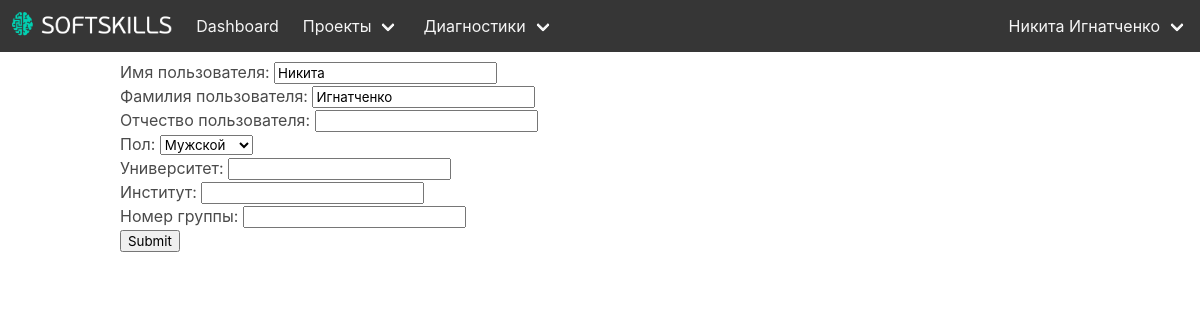
The page /person/ (signed in) on the database as committed earlier.
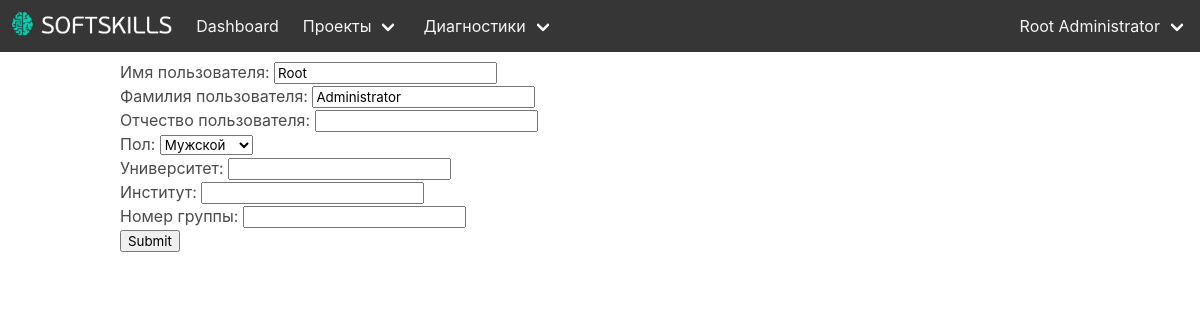
The same page on the database as committed later.
### apps/core/models.py (models this page shows, shortened)
class Person(models.Model):
    user = models.OneToOneField(User, on_delete=models.CASCADE, blank=True, null=True)
    first_name = models.CharField('Имя пользователя', max_length=32, blank=True, default='')
    last_name = models.CharField('Фамилия пользователя', max_length=32, blank=True, default='')
    second_name = models.CharField('Отчество пользователя', max_length=32, blank=True, default='')
    SEXES = (
        ('U', 'Не выбран'),
        ('F', 'Женский'),
        ('M', 'Мужской'),
    )
    sex = models.CharField("Пол", max_length=1, choices=SEXES, default='U')
    department = models.CharField('Институт', max_length=1024, blank=True, null=True)
    group_number = models.CharField('Номер группы', max_length=1024, blank=True, null=True)
    institute = models.CharField('Университет', max_length=1024, blank=True, null=True)
    class Meta:
        verbose_name = 'персона'
        verbose_name_plural = 'персоны'
    def get_person_projects(self):
        registrations = ProjectUserRegistration.objects.filter(person=self)
        projects = [r.project for r in registrations]
        return projects
    def is_full(self):
        return all([
            self.first_name != "",
            self.last_name != ""
        ])
    def __str__(self):
        if self.first_name and self.last_name:
            return ' '.join([str(self.first_name), str(self.last_name)])
        else:
            return str(self.user)

### apps/core/views.py (the view, shortened to what this page needs)
# urls.py: path('person/', login_required(PersonUpdate.as_view()), name="person_update"),
class PersonUpdate(UpdateView):
    model = Person
    success_url = '/dashboard'
    fields = ["first_name", "last_name", "second_name", "sex", "institute", "department", "group_number", ]
    template_name = "person_form.html"
    def get(self, request, **kwargs):
        self.object = Person.objects.get(user=self.request.user)
        context = self.get_context_data(object=self.object)
        return self.render_to_response(context)

### templates/person_form.html
{% extends "base.html" %}
{% block content %}
<form method="post" action="">{% csrf_token %}
{{form.as_p}}
    <input type="submit"/>
    </form>
{% endblock %}

### templates/base.html (shortened to what this page needs)
{% load static %}
<!DOCTYPE html>
<html>
<head>
    <link rel="stylesheet" href="{% static "css/bulma.min.css" %}"/>
    <link rel="stylesheet" href="{% static "css/bulma-extensions.min.css" %}"/>
    <link rel="stylesheet" href="{% static "css/app.css" %}"/>
</head>
<body>
<nav class="navbar is-transparent is-dark">
    <div class="navbar-brand">
        <a class="navbar-item" href="/">
            <img src="{% static "img/logo.png" %}" alt="Softskills: раскачай себя по полной">
        </a>
    </div>
    <div id="navbar" class="navbar-menu">
        {% if user.is_authenticated %}
        <div class="navbar-start">
            <a class="navbar-item" href="/dashboard/">
                Dashboard
            </a>
            {% if person.is_full %}
            <div class="navbar-item has-dropdown is-hoverable">
                <a class="navbar-link" href="/projects/">
                    Проекты
                </a>
            </div>
            <div class="navbar-item has-dropdown is-hoverable">
                <a class="navbar-link" href="/projects/">
                    Диагностики
                </a>
            </div>
            {% endif %}
        </div>
        {% endif %}
        <div class="navbar-end">
            {% if user.is_authenticated %}
                {% if person.is_full %}
                    <div class="navbar-item has-dropdown is-hoverable">
                        <a class="navbar-link" href="/person/">
                            {{ person }}
                        </a>
                    </div>
                {% endif %}
            {% endif %}
        </div>
    </div>
</nav>
<div class="container">
{% block content %}
{% endblock %}
</div>
</body>
</html>

Rows that differ between the two databases and show on the page:
changed Person "Мужской": first_name+last_name "Никита Игнатченко" → "Root Administrator"; first_name "Никита" → "Root"; last_name "Игнатченко" → "Administrator"
